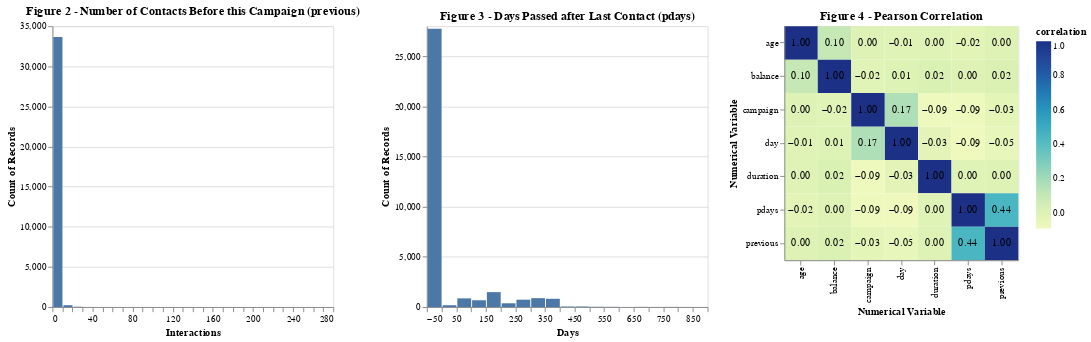

Write notebook code for a chart like this one.
### Code cell
alt.data_transformers.enable("vegafusion")

Fig_2 = alt.Chart(train_df).mark_bar().encode(
    x=alt.X('previous', type='quantitative', bin=alt.Bin(maxbins=40), title='Interactions'),
    y='count()'
).properties(
    title='Figure 2 - Number of Contacts Before this Campaign (previous)'
)

Fig_3 = alt.Chart(train_df).mark_bar().encode(
    x=alt.X('pdays', type='quantitative', bin=alt.Bin(maxbins=40), title='Days'),
    y='count()'
).properties(
    title='Figure 3 - Days Passed after Last Contact (pdays)'
)


person_corr_df = train_df[numerical_cols].corr("pearson").unstack().reset_index()
person_corr_df.columns = ["num_variable_0", "num_variable_1", "correlation"]

corr_heatmap = alt.Chart(person_corr_df, title="Figure 4 - Pearson Correlation").mark_rect().encode(
    x=alt.X("num_variable_0").title("Numerical Variable"),
    y=alt.Y("num_variable_1").title("Numerical Variable"),
    color="correlation:Q"
).properties(
    width=250,
    height=250
)

text = alt.Chart(person_corr_df).mark_text().encode(
    x=alt.X("num_variable_0").title("Numerical Variable"),
    y=alt.Y("num_variable_1").title("Numerical Variable"),
    text=alt.Text("correlation:Q", format=".2f")
)

Fig_4 = corr_heatmap + text

(Fig_2 | Fig_3 | Fig_4)

### Figure 1 — Vega specification as saved in the notebook (floating-point values rounded to 4 significant figures)
{"$schema": "https://vega.github.io/schema/vega/v5.json", "data": [{"name": "source_1", "values": [{"correlation": 1.0, "num_variable_0": "age", "num_variable_1": "age"}, {"correlation": 0.1001, "num_variable_0": "age", "num_variable_1": "balance"}, {"correlation": -0.009646, "num_variable_0": "age", "num_variable_1": "day"}, {"correlation": -0.003913, "num_variable_0": "age", "num_variable_1": "duration"}, {"correlation": 0.001509, "num_variable_0": "age", "num_variable_1": "campaign"}, {"correlation": -0.02264, "num_variable_0": "age", "num_variable_1": "pdays"}, {"correlation": 0.004601, "num_variable_0": "age", "num_variable_1": "previous"}, {"correlation": 0.1001, "num_variable_0": "balance", "num_variable_1": "age"}, {"correlation": 1.0, "num_variable_0": "balance", "num_variable_1": "balance"}, {"correlation": 0.008295, "num_variable_0": "balance", "num_variable_1": "day"}, {"correlation": 0.02214, "num_variable_0": "balance", "num_variable_1": "duration"}, {"correlation": -0.01688, "num_variable_0": "balance", "num_variable_1": "campaign"}, {"correlation": 0.004652, "num_variable_0": "balance", "num_variable_1": "pdays"}, {"correlation": 0.0173, "num_variable_0": "balance", "num_variable_1": "previous"}, {"correlation": -0.009646, "num_variable_0": "day", "num_variable_1": "age"}, {"correlation": 0.008295, "num_variable_0": "day", "num_variable_1": "balance"}, {"correlation": 1.0, "num_variable_0": "day", "num_variable_1": "day"}, {"correlation": -0.02892, "num_variable_0": "day", "num_variable_1": "duration"}, {"correlation": 0.1669, "num_variable_0": "day", "num_variable_1": "campaign"}, {"correlation": -0.0907, "num_variable_0": "day", "num_variable_1": "pdays"}, {"correlation": -0.04893, "num_variable_0": "day", "num_variable_1": "previous"}, {"correlation": -0.003913, "num_variable_0": "duration", "num_variable_1": "age"}, {"correlation": 0.02214, "num_variable_0": "duration", "num_variable_1": "balance"}, {"correlation": -0.02892, "num_variable_0": "duration", "num_variable_1": "day"}, {"correlation": 1.0, "num_variable_0": "duration", "num_variable_1": "duration"}, {"correlation": -0.08685, "num_variable_0": "duration", "num_variable_1": "campaign"}, {"correlation": -0.004273, "num_variable_0": "duration", "num_variable_1": "pdays"}, {"correlation": 0.002003, "num_variable_0": "duration", "num_variable_1": "previous"}, {"correlation": 0.001509, "num_variable_0": "campaign", "num_variable_1": "age"}, {"correlation": -0.01688, "num_variable_0": "campaign", "num_variable_1": "balance"}, {"correlation": 0.1669, "num_variable_0": "campaign", "num_variable_1": "day"}, {"correlation": -0.08685, "num_variable_0": "campaign", "num_variable_1": "duration"}, {"correlation": 1.0, "num_variable_0": "campaign", "num_variable_1": "campaign"}, {"correlation": -0.08587, "num_variable_0": "campaign", "num_variable_1": "pdays"}, {"correlation": -0.02988, "num_variable_0": "campaign", "num_variable_1": "previous"}, {"correlation": -0.02264, "num_variable_0": "pdays", "num_variable_1": "age"}, {"correlation": 0.004652, "num_variable_0": "pdays", "num_variable_1": "balance"}, {"correlation": -0.0907, "num_variable_0": "pdays", "num_variable_1": "day"}, {"correlation": -0.004273, "num_variable_0": "pdays", "num_variable_1": "duration"}, {"correlation": -0.08587, "num_variable_0": "pdays", "num_variable_1": "campaign"}, {"correlation": 1.0, "num_variable_0": "pdays", "num_variable_1": "pdays"}, {"correlation": 0.4404, "num_variable_0": "pdays", "num_variable_1": "previous"}, {"correlation": 0.004601, "num_variable_0": "previous", "num_variable_1": "age"}, {"correlation": 0.0173, "num_variable_0": "previous", "num_variable_1": "balance"}, {"correlation": -0.04893, "num_variable_0": "previous", "num_variable_1": "day"}, {"correlation": 0.002003, "num_variable_0": "previous", "num_variable_1": "duration"}, {"correlation": -0.02988, "num_variable_0": "previous", "num_variable_1": "campaign"}, {"correlation": 0.4404, "num_variable_0": "previous", "num_variable_1": "pdays"}, {"correlation": 1.0, "num_variable_0": "previous", "num_variable_1": "previous"}]}, {"name": "source_0"}, {"name": "data_0", "values": [{"__count": 27736, "bin_maxbins_40_pdays": -50.0, "bin_maxbins_40_pdays_end": 0.0}, {"__count": 821, "bin_maxbins_40_pdays": 350.0, "bin_maxbins_40_pdays_end": 400.0}, {"__count": 176, "bin_maxbins_40_pdays": 0.0, "bin_maxbins_40_pdays_end": 50.0}, {"__count": 50, "bin_maxbins_40_pdays": 450.0, "bin_maxbins_40_pdays_end": 500.0}, {"__count": 673, "bin_maxbins_40_pdays": 100.0, "bin_maxbins_40_pdays_end": 150.0}, {"__count": 1483, "bin_maxbins_40_pdays": 150.0, "bin_maxbins_40_pdays_end": 200.0}, {"__count": 881, "bin_maxbins_40_pdays": 300.0, "bin_maxbins_40_pdays_end": 350.0}, {"__count": 862, "bin_maxbins_40_pdays": 50.0, "bin_maxbins_40_pdays_end": 100.0}, {"__count": 730, "bin_maxbins_40_pdays": 250.0, "bin_maxbins_40_pdays_end": 300.0}, {"__count": 371, "bin_maxbins_40_pdays": 200.0, "bin_maxbins_40_pdays_end": 250.0}, {"__count": 12, "bin_maxbins_40_pdays": 650.0, "bin_maxbins_40_pdays_end": 700.0}, {"__count": 23, "bin_maxbins_40_pdays": 500.0, "bin_maxbins_40_pdays_end": 550.0}, {"__count": 49, "bin_maxbins_40_pdays": 400.0, "bin_maxbins_40_pdays_end": 450.0}, {"__count": 16, "bin_maxbins_40_pdays": 550.0, "bin_maxbins_40_pdays_end": 600.0}, {"__count": 5, "bin_maxbins_40_pdays": 800.0, "bin_maxbins_40_pdays_end": 850.0}, {"__count": 4, "bin_maxbins_40_pdays": 700.0, "bin_maxbins_40_pdays_end": 750.0}, {"__count": 11, "bin_maxbins_40_pdays": 750.0, "bin_maxbins_40_pdays_end": 800.0}, {"__count": 2, "bin_maxbins_40_pdays": 600.0, "bin_maxbins_40_pdays_end": 650.0}, {"__count": 3, "bin_maxbins_40_pdays": 850.0, "bin_maxbins_40_pdays_end": 900.0}]}, {"name": "data_1", "values": [{"__count": 33640, "bin_maxbins_40_previous": 0.0, "bin_maxbins_40_previous_end": 10.0}, {"__count": 226, "bin_maxbins_40_previous": 10.0, "bin_maxbins_40_previous_end": 20.0}, {"__count": 34, "bin_maxbins_40_previous": 20.0, "bin_maxbins_40_previous_end": 30.0}, {"__count": 5, "bin_maxbins_40_previous": 30.0, "bin_maxbins_40_previous_end": 40.0}, {"__count": 1, "bin_maxbins_40_previous": 270.0, "bin_maxbins_40_previous_end": 280.0}, {"__count": 1, "bin_maxbins_40_previous": 40.0, "bin_maxbins_40_previous_end": 50.0}, {"__count": 1, "bin_maxbins_40_previous": 50.0, "bin_maxbins_40_previous_end": 60.0}]}, {"name": "data_2", "values": [{"correlation": 1.0, "num_variable_0": "age", "num_variable_1": "age"}, {"correlation": 0.1001, "num_variable_0": "age", "num_variable_1": "balance"}, {"correlation": -0.009646, "num_variable_0": "age", "num_variable_1": "day"}, {"correlation": -0.003913, "num_variable_0": "age", "num_variable_1": "duration"}, {"correlation": 0.001509, "num_variable_0": "age", "num_variable_1": "campaign"}, {"correlation": -0.02264, "num_variable_0": "age", "num_variable_1": "pdays"}, {"correlation": 0.004601, "num_variable_0": "age", "num_variable_1": "previous"}, {"correlation": 0.1001, "num_variable_0": "balance", "num_variable_1": "age"}, {"correlation": 1.0, "num_variable_0": "balance", "num_variable_1": "balance"}, {"correlation": 0.008295, "num_variable_0": "balance", "num_variable_1": "day"}, {"correlation": 0.02214, "num_variable_0": "balance", "num_variable_1": "duration"}, {"correlation": -0.01688, "num_variable_0": "balance", "num_variable_1": "campaign"}, {"correlation": 0.004652, "num_variable_0": "balance", "num_variable_1": "pdays"}, {"correlation": 0.0173, "num_variable_0": "balance", "num_variable_1": "previous"}, {"correlation": -0.009646, "num_variable_0": "day", "num_variable_1": "age"}, {"correlation": 0.008295, "num_variable_0": "day", "num_variable_1": "balance"}, {"correlation": 1.0, "num_variable_0": "day", "num_variable_1": "day"}, {"correlation": -0.02892, "num_variable_0": "day", "num_variable_1": "duration"}, {"correlation": 0.1669, "num_variable_0": "day", "num_variable_1": "campaign"}, {"correlation": -0.0907, "num_variable_0": "day", "num_variable_1": "pdays"}, {"correlation": -0.04893, "num_variable_0": "day", "num_variable_1": "previous"}, {"correlation": -0.003913, "num_variable_0": "duration", "num_variable_1": "age"}, {"correlation": 0.02214, "num_variable_0": "duration", "num_variable_1": "balance"}, {"correlation": -0.02892, "num_variable_0": "duration", "num_variable_1": "day"}, {"correlation": 1.0, "num_variable_0": "duration", "num_variable_1": "duration"}, {"correlation": -0.08685, "num_variable_0": "duration", "num_variable_1": "campaign"}, {"correlation": -0.004273, "num_variable_0": "duration", "num_variable_1": "pdays"}, {"correlation": 0.002003, "num_variable_0": "duration", "num_variable_1": "previous"}, {"correlation": 0.001509, "num_variable_0": "campaign", "num_variable_1": "age"}, {"correlation": -0.01688, "num_variable_0": "campaign", "num_variable_1": "balance"}, {"correlation": 0.1669, "num_variable_0": "campaign", "num_variable_1": "day"}, {"correlation": -0.08685, "num_variable_0": "campaign", "num_variable_1": "duration"}, {"correlation": 1.0, "num_variable_0": "campaign", "num_variable_1": "campaign"}, {"correlation": -0.08587, "num_variable_0": "campaign", "num_variable_1": "pdays"}, {"correlation": -0.02988, "num_variable_0": "campaign", "num_variable_1": "previous"}, {"correlation": -0.02264, "num_variable_0": "pdays", "num_variable_1": "age"}, {"correlation": 0.004652, "num_variable_0": "pdays", "num_variable_1": "balance"}, {"correlation": -0.0907, "num_variable_0": "pdays", "num_variable_1": "day"}, {"correlation": -0.004273, "num_variable_0": "pdays", "num_variable_1": "duration"}, {"correlation": -0.08587, "num_variable_0": "pdays", "num_variable_1": "campaign"}, {"correlation": 1.0, "num_variable_0": "pdays", "num_variable_1": "pdays"}, {"correlation": 0.4404, "num_variable_0": "pdays", "num_variable_1": "previous"}, {"correlation": 0.004601, "num_variable_0": "previous", "num_variable_1": "age"}, {"correlation": 0.0173, "num_variable_0": "previous", "num_variable_1": "balance"}, {"correlation": -0.04893, "num_variable_0": "previous", "num_variable_1": "day"}, {"correlation": 0.002003, "num_variable_0": "previous", "num_variable_1": "duration"}, {"correlation": -0.02988, "num_variable_0": "previous", "num_variable_1": "campaign"}, {"correlation": 0.4404, "num_variable_0": "previous", "num_variable_1": "pdays"}, {"correlation": 1.0, "num_variable_0": "previous", "num_variable_1": "previous"}]}, {"name": "data_2_color_domain_correlation", "values": [{"min": -0.0907, "max": 1.0}]}, {"name": "data_1_concat_0_y_domain___count", "values": [{"min": 1, "max": 33640}]}, {"name": "data_0_concat_1_y_domain___count", "values": [{"min": 2, "max": 27736}]}, {"name": "data_2_concat_2_x_domain_num_variable_0_0", "values": [{"num_variable_0": "age"}, {"num_variable_0": "balance"}, {"num_variable_0": "day"}, {"num_variable_0": "duration"}, {"num_variable_0": "campaign"}, {"num_variable_0": "pdays"}, {"num_variable_0": "previous"}]}, {"name": "source_1_concat_2_x_domain_num_variable_0_1", "values": [{"num_variable_0": "age"}, {"num_variable_0": "balance"}, {"num_variable_0": "day"}, {"num_variable_0": "duration"}, {"num_variable_0": "campaign"}, {"num_variable_0": "pdays"}, {"num_variable_0": "previous"}]}, {"name": "data_2_concat_2_y_domain_num_variable_1_0", "values": [{"num_variable_1": "age"}, {"num_variable_1": "balance"}, {"num_variable_1": "day"}, {"num_variable_1": "duration"}, {"num_variable_1": "campaign"}, {"num_variable_1": "pdays"}, {"num_variable_1": "previous"}]}, {"name": "source_1_concat_2_y_domain_num_variable_1_1", "values": [{"num_variable_1": "age"}, {"num_variable_1": "balance"}, {"num_variable_1": "day"}, {"num_variable_1": "duration"}, {"num_variable_1": "campaign"}, {"num_variable_1": "pdays"}, {"num_variable_1": "previous"}]}], "signals": [{"name": "concat_1_bin_maxbins_40_pdays_bins", "value": {"fields": ["pdays"], "fname": "bin_pdays", "start": -50.0, "step": 50.0, "stop": 900.0}}, {"name": "concat_0_bin_maxbins_40_previous_bins", "value": {"fields": ["previous"], "fname": "bin_previous", "start": 0.0, "step": 10.0, "stop": 280.0}}, {"name": "concat_0_width", "value": 300}, {"name": "concat_0_height", "value": 300}, {"name": "concat_1_width", "value": 300}, {"name": "concat_1_height", "value": 300}, {"name": "concat_2_width", "value": 250}, {"name": "concat_2_height", "value": 250}], "marks": [{"type": "group", "name": "concat_0_group", "encode": {"update": {"height": {"signal": "concat_0_height"}, "width": {"signal": "concat_0_width"}}}, "marks": [{"type": "rect", "name": "concat_0_marks", "from": {"data": "data_1"}, "encode": {"update": {"fill": {"value": "#4c78a8"}, "y": {"field": "__count", "scale": "concat_0_y"}, "x2": {"field": "bin_maxbins_40_previous", "scale": "concat_0_x", "offset": {"signal": "0.5 + (abs(scale(\"concat_0_x\", datum[\"bin_maxbins_40_previous_end\"]) - scale(\"concat_0_x\", datum[\"bin_maxbins_40_previous\"])) < 0.25 ? -0.5 * (0.25 - (abs(scale(\"concat_0_x\", datum[\"bin_maxbins_40_previous_end\"]) - scale(\"concat_0_x\", datum[\"bin_maxbins_40_previous\"])))) : 0.5)"}}, "ariaRoleDescription": {"value": "bar"}, "description": {"signal": "\"Interactions: \" + (!isValid(datum[\"bin_maxbins_40_previous\"]) || !isFinite(+datum[\"bin_maxbins_40_previous\"]) ? \"null\" : format(datum[\"bin_maxbins_40_previous\"], \"\") + \" – \" + format(datum[\"bin_maxbins_40_previous_end\"], \"\")) + \"; Count of Records: \" + (format(datum[\"__count\"], \"\"))"}, "x": {"field": "bin_maxbins_40_previous_end", "scale": "concat_0_x", "offset": {"signal": "0.5 + (abs(scale(\"concat_0_x\", datum[\"bin_maxbins_40_previous_end\"]) - scale(\"concat_0_x\", datum[\"bin_maxbins_40_previous\"])) < 0.25 ? 0.5 * (0.25 - (abs(scale(\"concat_0_x\", datum[\"bin_maxbins_40_previous_end\"]) - scale(\"concat_0_x\", datum[\"bin_maxbins_40_previous\"])))) : -0.5)"}}, "y2": {"value": 0, "scale": "concat_0_y"}}}, "style": ["bar"]}], "axes": [{"scale": "concat_0_y", "gridScale": "concat_0_x", "grid": true, "orient": "left", "aria": false, "labels": false, "minExtent": 0, "maxExtent": 0, "domain": false, "ticks": false, "tickCount": {"signal": "ceil(concat_0_height/40)"}, "zindex": 0}, {"scale": "concat_0_x", "zindex": 0, "title": "Interactions", "grid": false, "labelFlush": true, "labelOverlap": true, "tickCount": {"signal": "ceil(concat_0_width/10)"}, "orient": "bottom"}, {"scale": "concat_0_y", "tickCount": {"signal": "ceil(concat_0_height/40)"}, "labelOverlap": true, "orient": "left", "grid": false, "title": "Count of Records", "zindex": 0}], "title": {"text": "Figure 2 - Number of Contacts Before this Campaign (previous)", "frame": "group"}, "style": "cell"}, {"type": "group", "name": "concat_1_group", "encode": {"update": {"height": {"signal": "concat_1_height"}, "width": {"signal": "concat_1_width"}}}, "marks": [{"type": "rect", "name": "concat_1_marks", "from": {"data": "data_0"}, "encode": {"update": {"fill": {"value": "#4c78a8"}, "y2": {"value": 0, "scale": "concat_1_y"}, "description": {"signal": "\"Days: \" + (!isValid(datum[\"bin_maxbins_40_pdays\"]) || !isFinite(+datum[\"bin_maxbins_40_pdays\"]) ? \"null\" : format(datum[\"bin_maxbins_40_pdays\"], \"\") + \" – \" + format(datum[\"bin_maxbins_40_pdays_end\"], \"\")) + \"; Count of Records: \" + (format(datum[\"__count\"], \"\"))"}, "x2": {"field": "bin_maxbins_40_pdays", "scale": "concat_1_x", "offset": {"signal": "0.5 + (abs(scale(\"concat_1_x\", datum[\"bin_maxbins_40_pdays_end\"]) - scale(\"concat_1_x\", datum[\"bin_maxbins_40_pdays\"])) < 0.25 ? -0.5 * (0.25 - (abs(scale(\"concat_1_x\", datum[\"bin_maxbins_40_pdays_end\"]) - scale(\"concat_1_x\", datum[\"bin_maxbins_40_pdays\"])))) : 0.5)"}}, "x": {"field": "bin_maxbins_40_pdays_end", "scale": "concat_1_x", "offset": {"signal": "0.5 + (abs(scale(\"concat_1_x\", datum[\"bin_maxbins_40_pdays_end\"]) - scale(\"concat_1_x\", datum[\"bin_maxbins_40_pdays\"])) < 0.25 ? 0.5 * (0.25 - (abs(scale(\"concat_1_x\", datum[\"bin_maxbins_40_pdays_end\"]) - scale(\"concat_1_x\", datum[\"bin_maxbins_40_pdays\"])))) : -0.5)"}}, "ariaRoleDescription": {"value": "bar"}, "y": {"field": "__count", "scale": "concat_1_y"}}}, "style": ["bar"]}], "axes": [{"scale": "concat_1_y", "gridScale": "concat_1_x", "tickCount": {"signal": "ceil(concat_1_height/40)"}, "aria": false, "grid": true, "domain": false, "orient": "left", "maxExtent": 0, "minExtent": 0, "zindex": 0, "ticks": false, "labels": false}, {"scale": "concat_1_x", "labelFlush": true, "tickCount": {"signal": "ceil(concat_1_width/10)"}, "title": "Days", "labelOverlap": true, "orient": "bottom", "grid": false, "zindex": 0}, {"scale": "concat_1_y", "orient": "left", "title": "Count of Records", "labelOverlap": true, "zindex": 0, "tickCount": {"signal": "ceil(concat_1_height/40)"}, "grid": false}], "title": {"text": "Figure 3 - Days Passed after Last Contact (pdays)", "frame": "group"}, "style": "cell"}, {"type": "group", "name": "concat_2_group", "encode": {"update": {"width": {"signal": "concat_2_width"}, "height": {"signal": "concat_2_height"}}}, "marks": [{"type": "rect", "name": "concat_2_layer_0_marks", "from": {"data": "data_2"}, "encode": {"update": {"height": {"signal": "max(0.25, bandwidth('concat_2_y'))"}, "description": {"signal": "\"Numerical Variable: \" + (isValid(datum[\"num_variable_0\"]) ? datum[\"num_variable_0\"] : \"\"+datum[\"num_variable_0\"]) + \"; correlation: \" + (format(datum[\"correlation\"], \"\"))"}, "x": {"field": "num_variable_0", "scale": "concat_2_x"}, "width": {"signal": "max(0.25, bandwidth('concat_2_x'))"}, "y": {"field": "num_variable_1", "scale": "concat_2_y"}, "fill": {"field": "correlation", "scale": "color"}}}, "style": ["rect"]}, {"type": "text", "name": "concat_2_layer_1_marks", "from": {"data": "source_1"}, "encode": {"update": {"x": {"field": "num_variable_0", "scale": "concat_2_x", "band": 0.5}, "text": {"signal": "format(datum[\"correlation\"], \".2f\")"}, "baseline": {"value": "middle"}, "fill": {"value": "black"}, "description": {"signal": "\"Numerical Variable: \" + (isValid(datum[\"num_variable_0\"]) ? datum[\"num_variable_0\"] : \"\"+datum[\"num_variable_0\"]) + \"; correlation: \" + (format(datum[\"correlation\"], \".2f\"))"}, "align": {"value": "center"}, "y": {"field": "num_variable_1", "scale": "concat_2_y", "band": 0.5}}}, "style": ["text"]}], "axes": [{"scale": "concat_2_x", "zindex": 1, "labelAlign": "right", "title": "Numerical Variable", "grid": false, "labelBaseline": "middle", "labelAngle": 270, "orient": "bottom"}, {"scale": "concat_2_y", "grid": false, "orient": "left", "title": "Numerical Variable", "zindex": 1}], "title": {"text": "Figure 4 - Pearson Correlation", "frame": "group"}, "style": "cell"}], "scales": [{"name": "color", "type": "linear", "domain": [{"signal": "(data(\"data_2_color_domain_correlation\")[0] || {}).min"}, {"signal": "(data(\"data_2_color_domain_correlation\")[0] || {}).max"}], "range": "heatmap", "interpolate": "hcl", "zero": false}, {"name": "concat_0_x", "type": "linear", "domain": {"signal": "[concat_0_bin_maxbins_40_previous_bins.start, concat_0_bin_maxbins_40_previous_bins.stop]"}, "range": [0, {"signal": "concat_0_width"}], "bins": {"signal": "concat_0_bin_maxbins_40_previous_bins"}, "zero": false}, {"name": "concat_0_y", "type": "linear", "domain": [{"signal": "(data(\"data_1_concat_0_y_domain___count\")[0] || {}).min"}, {"signal": "(data(\"data_1_concat_0_y_domain___count\")[0] || {}).max"}], "range": [{"signal": "concat_0_height"}, 0], "nice": true, "zero": true}, {"name": "concat_1_x", "type": "linear", "domain": {"signal": "[concat_1_bin_maxbins_40_pdays_bins.start, concat_1_bin_maxbins_40_pdays_bins.stop]"}, "range": [0, {"signal": "concat_1_width"}], "bins": {"signal": "concat_1_bin_maxbins_40_pdays_bins"}, "zero": false}, {"name": "concat_1_y", "type": "linear", "domain": [{"signal": "(data(\"data_0_concat_1_y_domain___count\")[0] || {}).min"}, {"signal": "(data(\"data_0_concat_1_y_domain___count\")[0] || {}).max"}], "range": [{"signal": "concat_1_height"}, 0], "nice": true, "zero": true}, {"name": "concat_2_x", "type": "band", "domain": {"fields": [{"data": "data_2_concat_2_x_domain_num_variable_0_0", "field": "num_variable_0"}, {"data": "source_1_concat_2_x_domain_num_variable_0_1", "field": "num_variable_0"}], "sort": true}, "range": [0, {"signal": "concat_2_width"}], "paddingOuter": 0, "paddingInner": 0}, {"name": "concat_2_y", "type": "band", "domain": {"fields": [{"data": "data_2_concat_2_y_domain_num_variable_1_0", "field": "num_variable_1"}, {"data": "source_1_concat_2_y_domain_num_variable_1_1", "field": "num_variable_1"}], "sort": true}, "range": [0, {"signal": "concat_2_height"}], "paddingInner": 0, "paddingOuter": 0}], "background": "white", "layout": {"padding": 20, "bounds": "full", "align": "each"}, "legends": [{"fill": "color", "gradientLength": {"signal": "clamp(concat_2_height, 64, 200)"}, "title": "correlation"}], "padding": 5}
